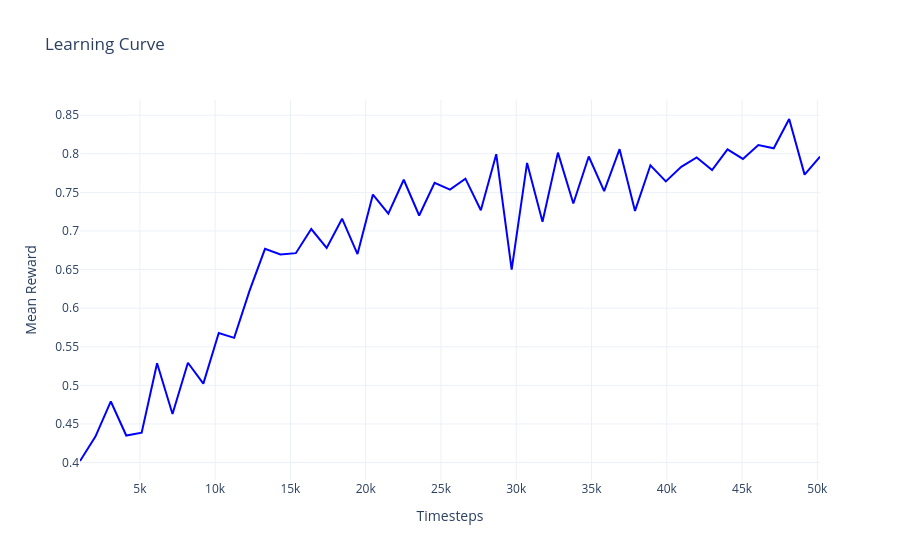

Here is the notebook cell this chart was saved with:
### Code cell
# Plotly Learning Curve Visualization
import os
import plotly.graph_objects as go
from tensorboard.backend.event_processing.event_accumulator import EventAccumulator

def plot_learning_curve_tb(log_folder, title="Learning Curve"):
    if not os.path.exists(log_folder):
        print(f"Log folder {log_folder} not found. Run training first.")
        return
        
    # Find the tfevents file
    tf_files = [os.path.join(log_folder, f) for f in os.listdir(log_folder) if 'tfevents' in f]
    if not tf_files:
        print("No tfevents file found.")
        return
        
    event_acc = EventAccumulator(tf_files[0])
    event_acc.Reload()
    
    if 'rollout/ep_rew_mean' not in event_acc.Tags()['scalars']:
        print("No reward data found in logs.")
        return
        
    rewards_events = event_acc.Scalars('rollout/ep_rew_mean')
    x = [e.step for e in rewards_events]
    y = [e.value for e in rewards_events]
    
    fig = go.Figure()
    fig.add_trace(go.Scatter(x=x, y=y, mode='lines', name='Episode Reward', line=dict(color='blue', width=2)))
    
    fig.update_layout(title=title, xaxis_title='Timesteps', yaxis_title='Mean Reward', template='plotly_white')
    fig.show()

plot_learning_curve_tb("runs/1783430498/PPO_1")

### Figure 1 — Plotly figure (JSON) as saved in the notebook; plotly's stock layout.template omitted (floating-point values rounded to 4 significant figures)
{"data": [{"line": {"color": "blue", "width": 2}, "mode": "lines", "name": "Episode Reward", "type": "scatter", "x": [1024, 2048, 3072, 4096, 5120, 6144, 7168, 8192, 9216, 10240, 11264, 12288, 13312, 14336, 15360, 16384, 17408, 18432, 19456, 20480, 21504, 22528, 23552, 24576, 25600, 26624, 27648, 28672, 29696, 30720, 31744, 32768, 33792, 34816, 35840, 36864, 37888, 38912, 39936, 40960, 41984, 43008, 44032, 45056, 46080, 47104, 48128, 49152, 50176], "y": [0.402, 0.4336, 0.4791, 0.435, 0.4388, 0.5286, 0.4629, 0.5293, 0.5023, 0.5678, 0.5615, 0.6227, 0.6769, 0.6694, 0.6712, 0.7025, 0.6781, 0.716, 0.6701, 0.7472, 0.7224, 0.7663, 0.72, 0.7625, 0.7536, 0.7678, 0.7268, 0.7995, 0.6499, 0.7882, 0.712, 0.8015, 0.7356, 0.7965, 0.7517, 0.806, 0.726, 0.7851, 0.7643, 0.783, 0.7953, 0.7788, 0.8056, 0.7933, 0.8113, 0.8071, 0.8451, 0.773, 0.7964]}], "layout": {"title": {"text": "Learning Curve"}, "xaxis": {"title": {"text": "Timesteps"}}, "yaxis": {"title": {"text": "Mean Reward"}}}}
